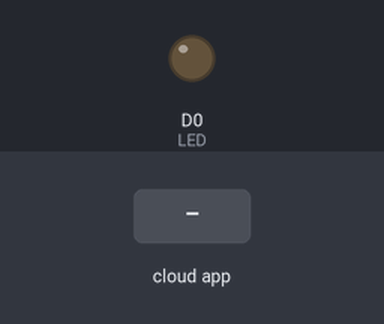
Bench run of a sketch on a simulated ESP8266 (NodeMCU). On the bench: output pins drawn as LEDs (lit = HIGH). The inputs (shaded band) are chosen by the test bench. WiFi joins after 1.5 s; servers stay silent unless stated; what the sketch prints to the serial monitor is not drawn.

Above: at 2.7 s.
2.8 s: the phone or cloud app sets ausgang to 1
At 3.8 s:
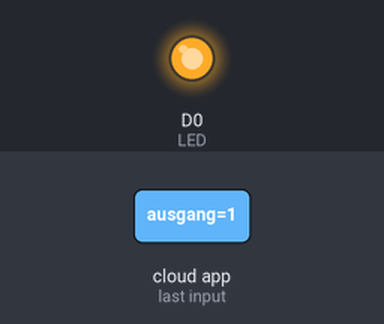
4.3 s: the phone or cloud app sets ausgang to 0
At 4.9 s:
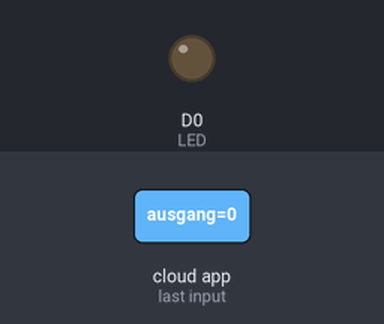
Timing chart, 0 to 7.3 s (numbered marks = the images above; inputs shaded):
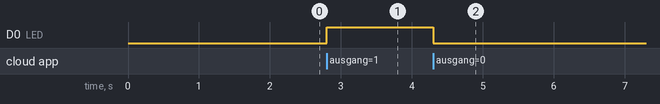

The sketch:

fauxmoESP_Basic.ino
```cpp
#include <Arduino.h>

#include <ESP8266WiFi.h>

#include "fauxmoESP.h"

// Rename the credentials.sample.h file to credentials.h and
// edit it according to your router configuration
#include "credentials.h"

fauxmoESP fauxmo;

// -----------------------------------------------------------------------------

#define SERIAL_BAUDRATE     115200


#define LED                 D0


#define ID_LED              "ausgang"

double myArray[20]={125,163,198,226,243,249,243,226,198,163,125,86,51,23,6,1,6,23,51,86};
int i=0;
// -----------------------------------------------------------------------------

// -----------------------------------------------------------------------------
// Wifi
// -----------------------------------------------------------------------------

void wifiSetup() {

    // Set WIFI module to STA mode
    WiFi.mode(WIFI_STA);

    // Connect
    Serial.printf("[WIFI] Connecting to %s ", WIFI_SSID);
    WiFi.begin(WIFI_SSID, WIFI_PASS);

    // Wait
    while (WiFi.status() != WL_CONNECTED) {
        Serial.print(".");
        delay(100);
    }
    Serial.println();

    // Connected!
    Serial.printf("[WIFI] STATION Mode, SSID: %s, IP address: %s\n", WiFi.SSID().c_str(), WiFi.localIP().toString().c_str());

}

void setup() {

    // Init serial port and clean garbage
    Serial.begin(SERIAL_BAUDRATE);
    Serial.println();
    Serial.println();

    // LEDs

    pinMode(LED, OUTPUT);
    //pinMode(D6, OUTPUT);

    digitalWrite(LED, LOW);

    // Wifi
    wifiSetup();

    // By default, fauxmoESP creates it's own webserver on the defined port
    // The TCP port must be 80 for gen3 devices (default is 1901)
    // This has to be done before the call to enable()
    fauxmo.createServer(true); // not needed, this is the default value
    fauxmo.setPort(80); // This is required for gen3 devices

    // You have to call enable(true) once you have a WiFi connection
    // You can enable or disable the library at any moment
    // Disabling it will prevent the devices from being discovered and switched
    fauxmo.enable(true);

    // You can use different ways to invoke alexa to modify the devices state:
    // "Alexa, turn yellow lamp on"
    // "Alexa, turn on yellow lamp
    // "Alexa, set yellow lamp to fifty" (50 means 50% of brightness, note, this example does not use this functionality)

    // Add virtual devices

    fauxmo.addDevice(ID_LED);

    fauxmo.onSetState([](unsigned char device_id, const char * device_name, bool state, unsigned char value) {

        // Callback when a command from Alexa is received.
        // You can use device_id or device_name to choose the element to perform an action onto (relay, LED,...)
        // State is a boolean (ON/OFF) and value a number from 0 to 255 (if you say "set kitchen light to 50%" you will receive a 128 here).
        // Just remember not to delay too much here, this is a callback, exit as soon as possible.
        // If you have to do something more involved here set a flag and process it in your main loop.

        Serial.printf("[MAIN] Device #%d (%s) state: %s value: %d\n", device_id, device_name, state ? "ON" : "OFF", value);

        // Checking for device_id is simpler if you are certain about the order they are loaded and it does not change.
        // Otherwise comparing the device_name is safer.

        if (strcmp(device_name, ID_LED)==0) {
            digitalWrite(LED, state);
        }

    });

}

void loop() {

    // fauxmoESP uses an async TCP server but a sync UDP server
    // Therefore, we have to manually poll for UDP packets
    fauxmo.handle();

    // This is a sample code to output free heap every 5 seconds
    // This is a cheap way to detect memory leaks
    static unsigned long last = millis();
    if (millis() - last > 50) {
        //last = millis();
        //analogWrite(D6, myArray[i]);
        //i++;
        //if(i>=20) {
        //  i=0;
        //}
    }

    // If your device state is changed by any other means (MQTT, physical button,...)
    // you can instruct the library to report the new state to Alexa on next request:
    // fauxmo.setState(ID_YELLOW, true, 255);

}
```

credentials.h
```cpp
#define WIFI_SSID "A1-2c10f1"
#define WIFI_PASS "h0fxdic5qfsu"
```

Measured:
- after the input at 2.8 s, D0 (LED): LOW → HIGH at once
- after the input at 4.3 s, D0 (LED): HIGH → LOW at once
